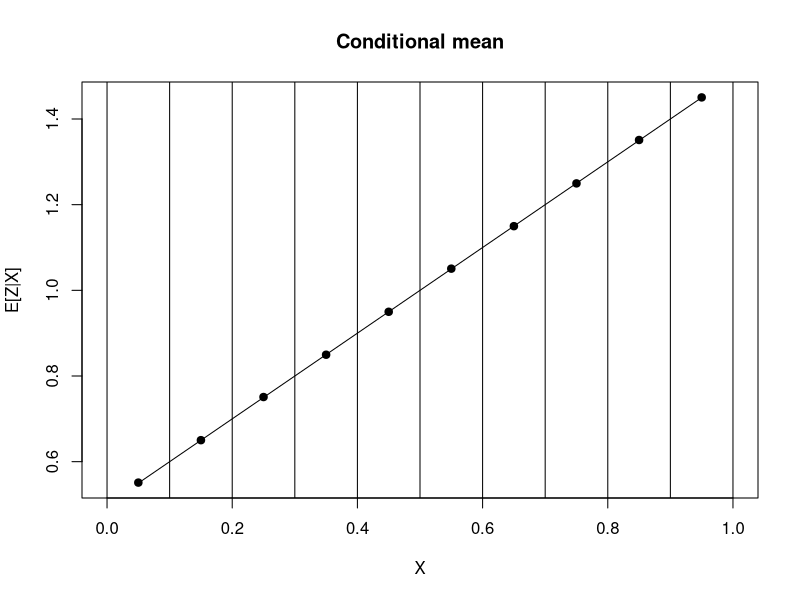
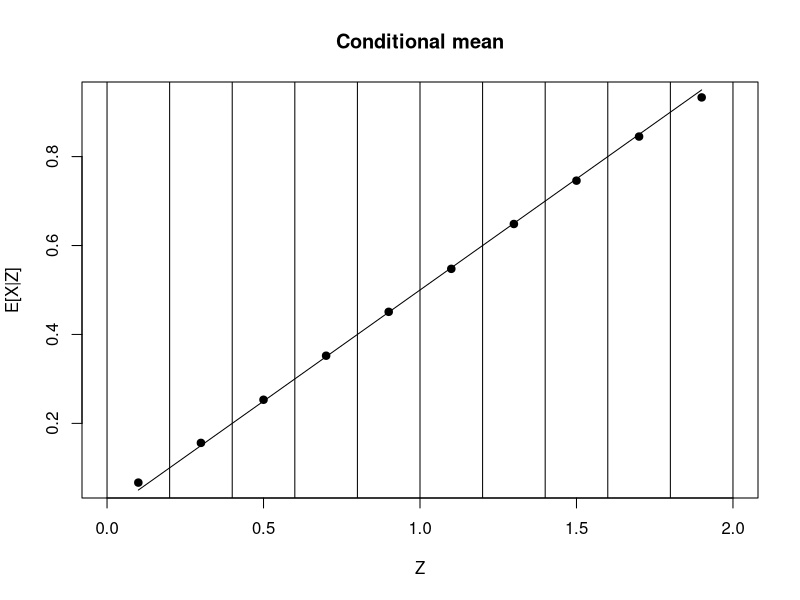

Here is the R script that generated these plots, in order:

#### Q3 ####
N <- 1000000
X <- runif(N)
Y <- runif(N)
Z <- X+Y

Z_means = rep(NA, 10)

for (i in 1:10){
  Z_means[i] = mean(Z[which(X<0.1*i & 0.1*(i-1)<=X)])
}

plot(seq(0,0.9,0.1)+0.05, Z_means, xlab = "X", ylab = "E[Z|X]", main = "Conditional mean", xlim = c(0,1), pch = 19, lwd = 1)
for (i in 1:11){
  abline(v=(i-1)/10)
}


#### Q4 ####
lines(seq(0,0.9,0.1)+0.05, seq(0,0.9,0.1)+0.05+1/2)

#### Q5 ####
X_means = rep(NA, 10)

for (i in 1:10){
  X_means[i] = mean(X[which(Z<0.2*i & 0.2*(i-1)<=Z)])
}
  
plot(seq(0,1.8,0.2)+0.1, X_means, xlab = "Z", ylab = "E[X|Z]", main = "Conditional mean", xlim = c(0,2), pch = 19, lwd = 1)
for (i in 1:11){
  abline(v=(2*i-2)/10)
}

lines(seq(0,1.8,0.2)+0.1, (seq(0,1.8,0.2)+0.1)/2)

#### Q6 ####

## Based on analytical expressions
mean(X)
mean(Z/2)

##
mean(X_means) 
mean(X)
